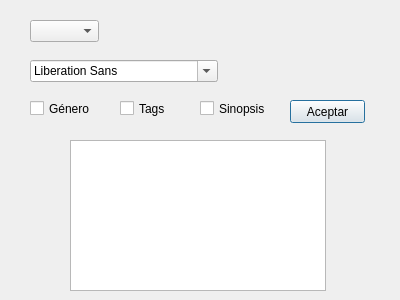
<?xml version="1.0" encoding="UTF-8"?>
<ui version="4.0">
 <class>Dialog</class>
 <widget class="QDialog" name="Dialog">
  <property name="geometry">
   <rect>
    <x>0</x>
    <y>0</y>
    <width>400</width>
    <height>300</height>
   </rect>
  </property>
  <property name="windowTitle">
   <string>Dialog</string>
  </property>
  <widget class="QComboBox" name="usuarioSelector2">
   <property name="geometry">
    <rect>
     <x>30</x>
     <y>20</y>
     <width>69</width>
     <height>22</height>
    </rect>
   </property>
  </widget>
  <widget class="QFontComboBox" name="fontComboBox">
   <property name="geometry">
    <rect>
     <x>30</x>
     <y>60</y>
     <width>188</width>
     <height>22</height>
    </rect>
   </property>
  </widget>
  <widget class="QCheckBox" name="checkBoxGenero2">
   <property name="geometry">
    <rect>
     <x>30</x>
     <y>100</y>
     <width>70</width>
     <height>17</height>
    </rect>
   </property>
   <property name="text">
    <string>Género</string>
   </property>
  </widget>
  <widget class="QCheckBox" name="checkBoxTags2">
   <property name="geometry">
    <rect>
     <x>120</x>
     <y>100</y>
     <width>70</width>
     <height>17</height>
    </rect>
   </property>
   <property name="text">
    <string>Tags</string>
   </property>
  </widget>
  <widget class="QCheckBox" name="checkBoxSinopsis2">
   <property name="geometry">
    <rect>
     <x>200</x>
     <y>100</y>
     <width>70</width>
     <height>17</height>
    </rect>
   </property>
   <property name="text">
    <string>Sinopsis</string>
   </property>
  </widget>
  <widget class="QPushButton" name="btnAceptar2">
   <property name="geometry">
    <rect>
     <x>290</x>
     <y>100</y>
     <width>75</width>
     <height>23</height>
    </rect>
   </property>
   <property name="text">
    <string>Aceptar</string>
   </property>
  </widget>
  <widget class="QListView" name="listView">
   <property name="geometry">
    <rect>
     <x>70</x>
     <y>140</y>
     <width>256</width>
     <height>151</height>
    </rect>
   </property>
  </widget>
 </widget>
 <resources/>
 <connections/>
</ui>
